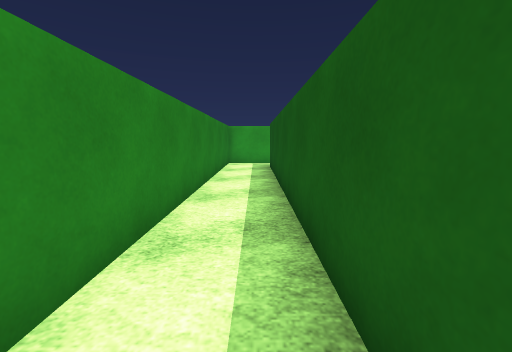
View 1 (above)

24 first-person views from a walk through a Unity game level. The camera is 1.2 m above the floor, tilts 8° down and sees 90° across. The floor is counted in squares, 1 m on a side. Each view is taken from the middle of a square. On the plan, view 1 faces up. The plan holds only what a view shows up to about 12 squares ahead; the rest is blank. The place goes on beyond the plan. The player is left out. Surface patterns are stand-ins for the level's own textures.

View 2
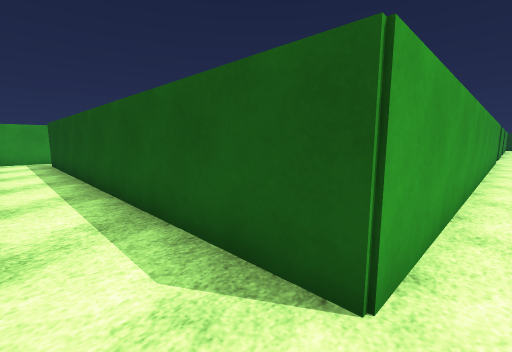

View 3
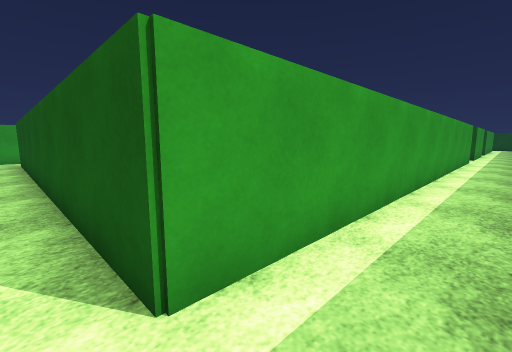

View 4
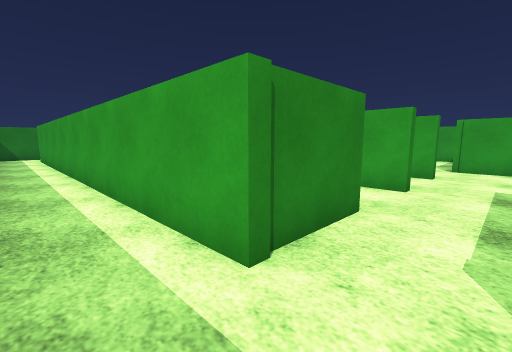

View 5
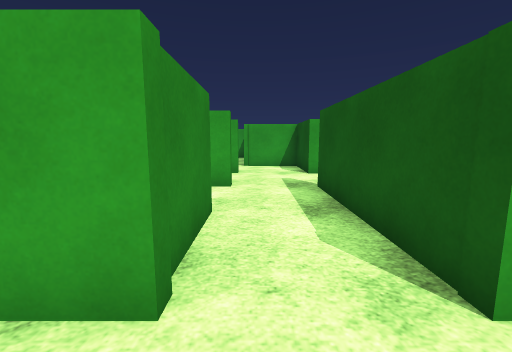

View 6
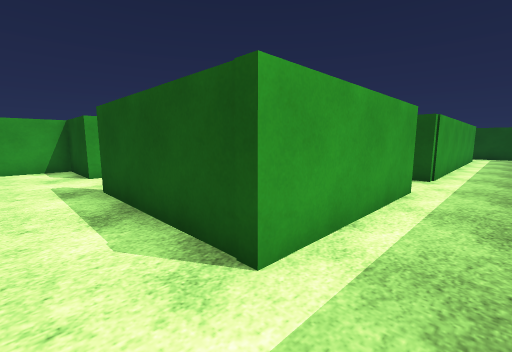

View 7
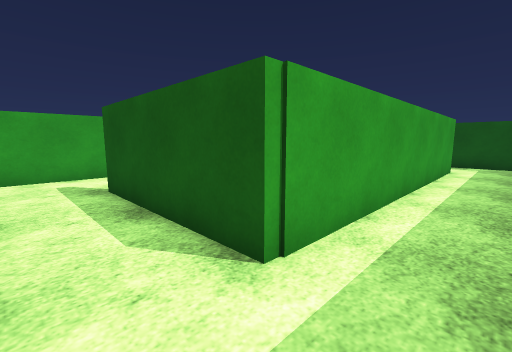

View 8
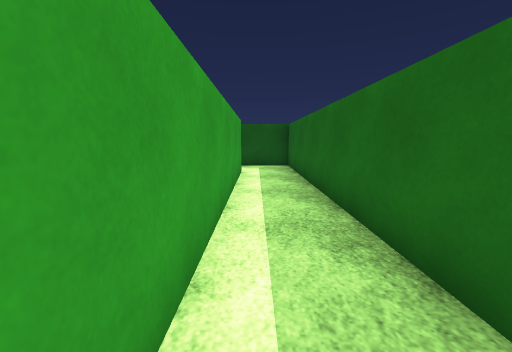

View 9
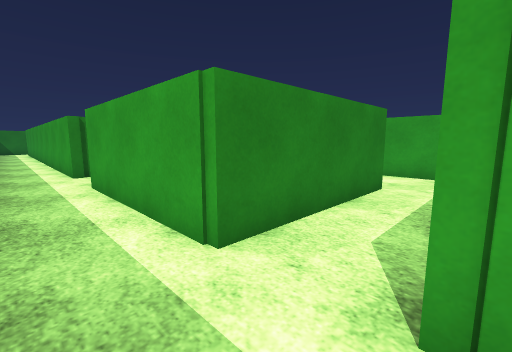

View 10
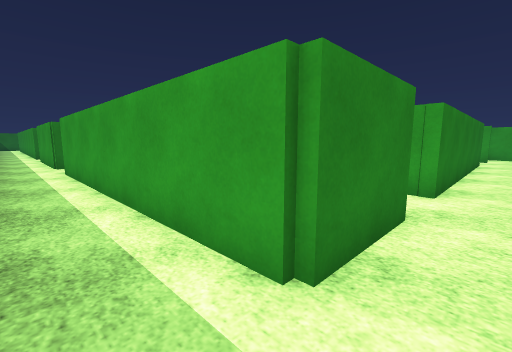

View 11
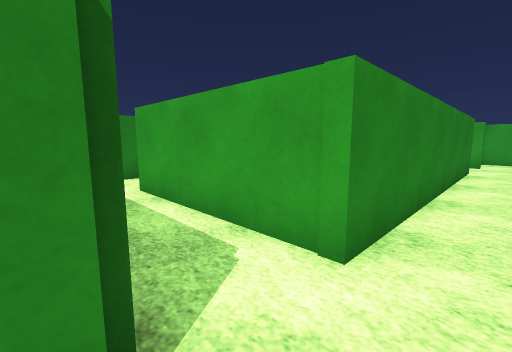

View 12
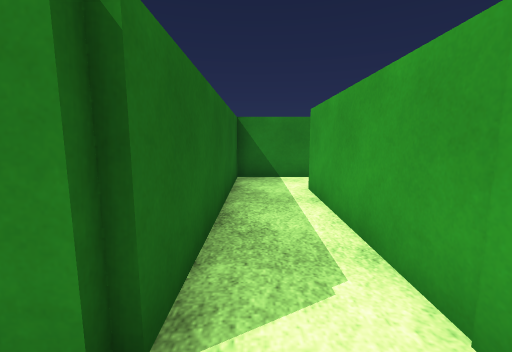

View 13
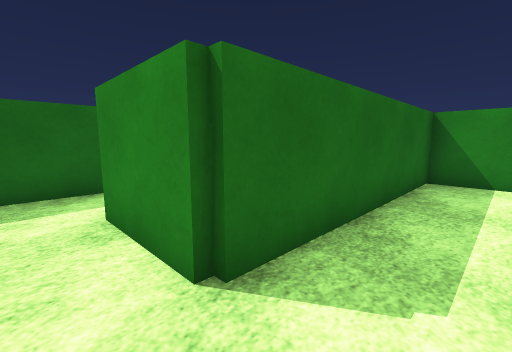

View 14
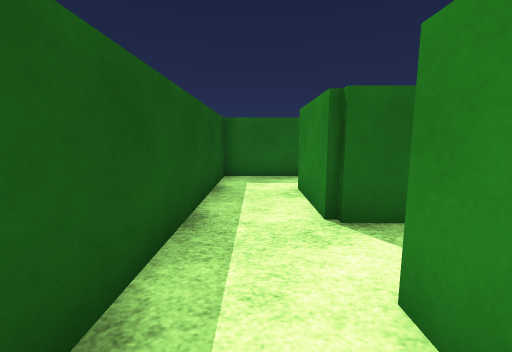

View 15
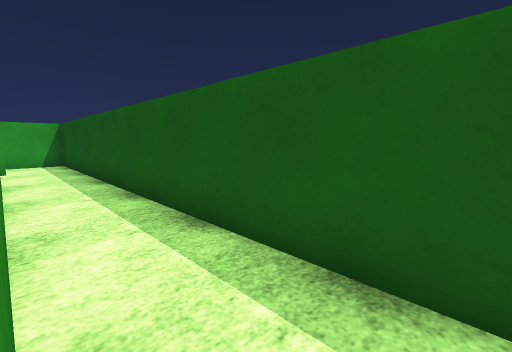

View 16
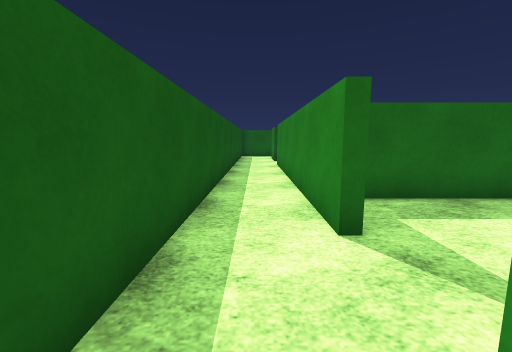

View 17
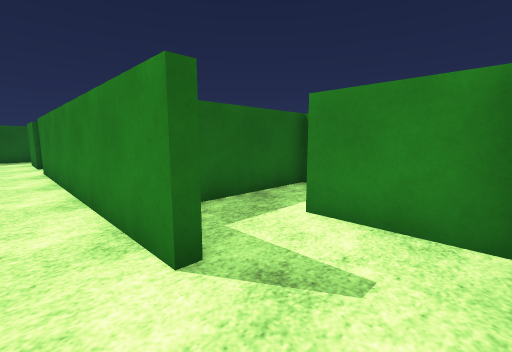

View 18
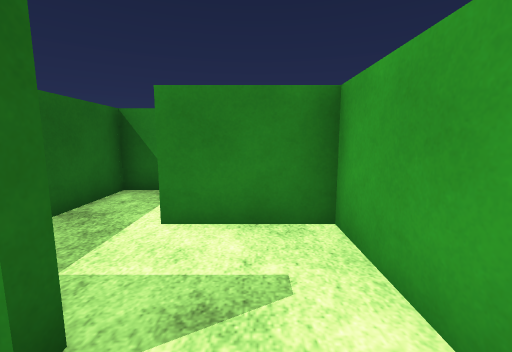

View 19
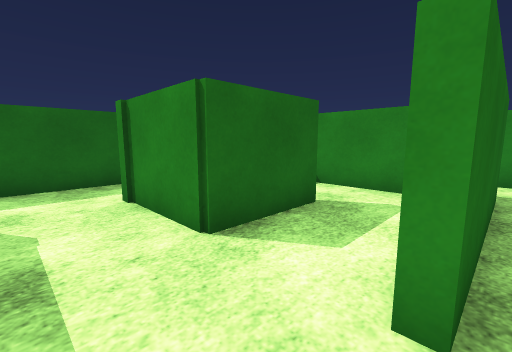

View 20
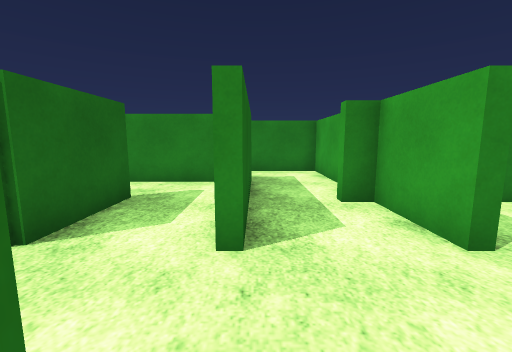

View 21
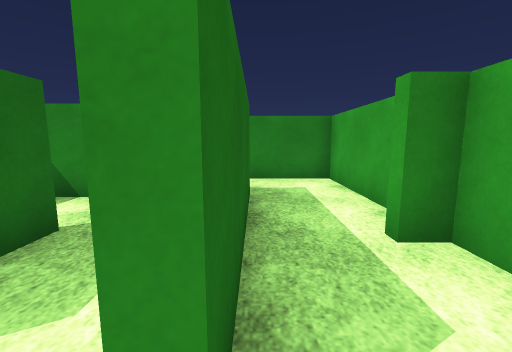

View 22
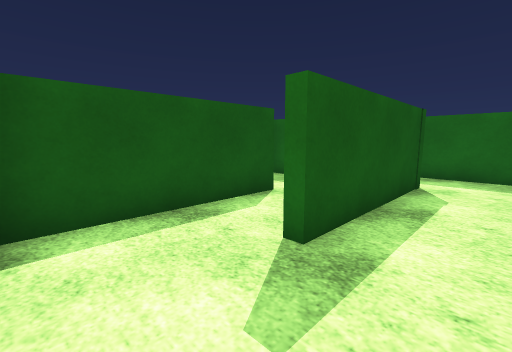

View 23
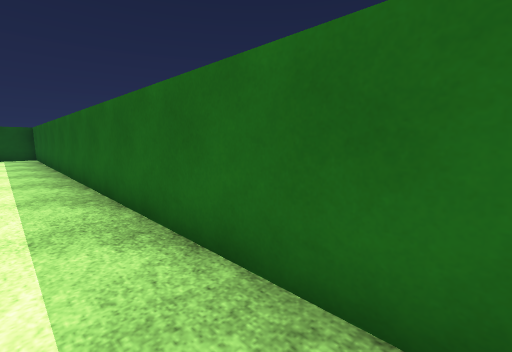

View 24
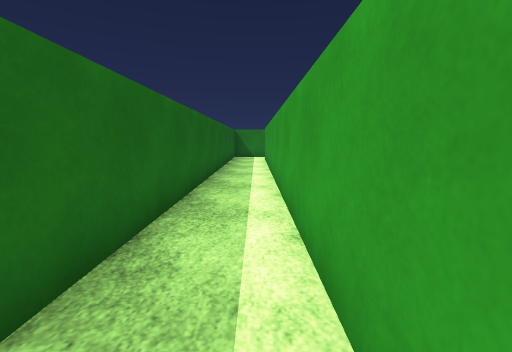

### Floor plan
Ten units are one square. View 1 is at (0, 0); x grows to the right and y downward. Boxes are objects, and circles mark ways between rooms. Rooms are numbered by the first view taken in them; rooms with no view inside come last. Other rooms are left out.
<svg viewBox="-19 -171 415 221">
<path fill="none" stroke="#000" d="M146 -4 173 -4 173 24 6 24 6 -119M127 -19 127 5M154 -29 174 -29M174 -26 162 -26M174 -53 151 -53 151 -46M204 -53 199 -53M49 45 391 45 391 25M248 -26 248 24 196 24 196 -26 200 -26M275 -53 239 -53M-14 -121 -14 -12M-2 -135 -10 -135M370 24 267 24 267 -26M370 -23 318 -23M391 25 391 -25M297 -31 297 -4 370 -4 370 24M370 -120 370 -23M371 -141 344 -141 344 -116M336 -98 358 -98M391 -25 391 -136M391 -136 391 -166 370 -166M199 -53 199 -79 174 -79M221 -2 221 -51M319 -108 319 -98 336 -98"/>
<circle cx="380" cy="30" r="3" fill="#2a7"/>
<circle cx="185" cy="-60" r="3" fill="#2a7"/>
<circle cx="200" cy="-35" r="3" fill="#2a7"/>
<circle cx="380" cy="-30" r="3" fill="#2a7"/>
<circle cx="380" cy="-140" r="3" fill="#2a7"/>
<circle cx="340" cy="-110" r="3" fill="#2a7"/>
<text x="140" y="0">1</text>
<text x="350" y="-10">2</text>
<text x="380" y="-100">3</text>
<text x="380" y="-150">4</text>
<text x="180" y="-70">5</text>
<text x="210" y="-30">6</text>
<text x="330" y="-110">7</text>
</svg>
Room 1 opens to room 2. Room 1 opens to room 5. Room 1 opens to room 6. Room 2 opens to room 3. Room 3 opens to room 4. Room 3 opens to room 7.

Where each view was taken, in squares from view 1:
view 1: 0 up, 0 right, facing up
view 2: 3 down, 1 left, facing up-right
view 3: 4 down, 0 right, facing up-right
view 4: 4 down, 19 right, facing up-left
view 5: 4 down, 18 right, facing up
view 6: 4 down, 18 right, facing up-right
view 7: 4 down, 25 right, facing up-right
view 8: 3 down, 27 right, facing right
view 9: 4 down, 27 right, facing up-left
view 10: 4 down, 38 right, facing up-left
view 11: 0 up, 38 right, facing up-left
view 12: 1 up, 38 right, facing left
view 13: 2 up, 38 right, facing down-left
view 14: 4 up, 38 right, facing down
view 15: 2 up, 37 right, facing up-right
view 16: 15 up, 38 right, facing down
view 17: 14 up, 38 right, facing down-left
view 18: 13 up, 38 right, facing left
view 19: 3 up, 19 right, facing down-left
view 20: 3 up, 20 right, facing left
view 21: 3 up, 18 right, facing left
view 22: 5 up, 18 right, facing down-right
view 23: 3 down, 19 right, facing down-right
view 24: 3 down, 17 right, facing left
